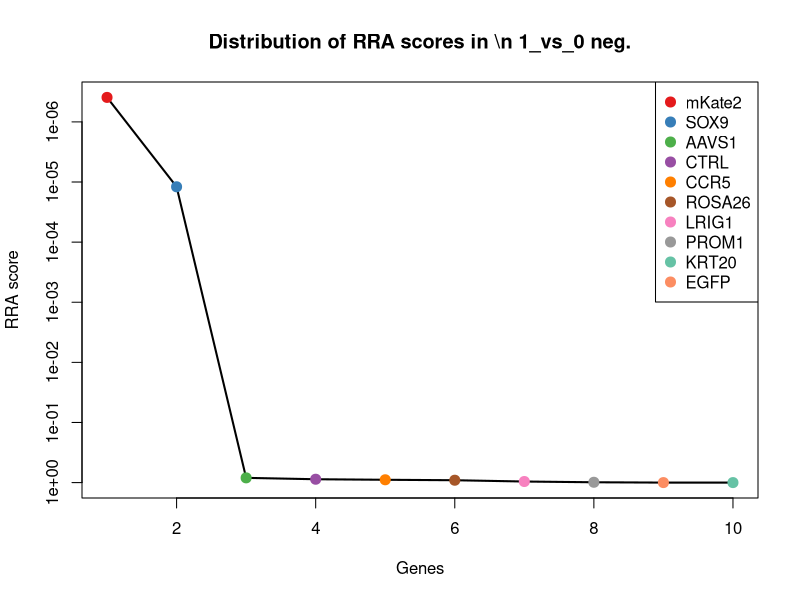
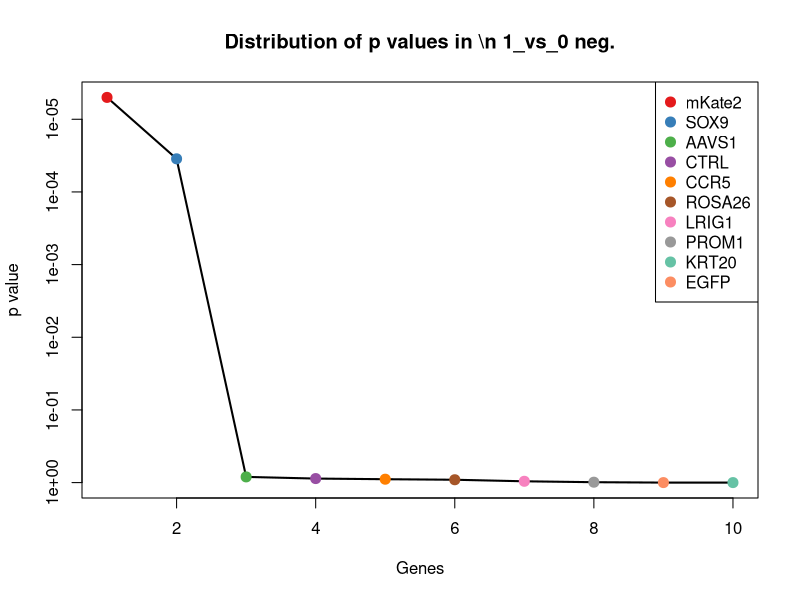
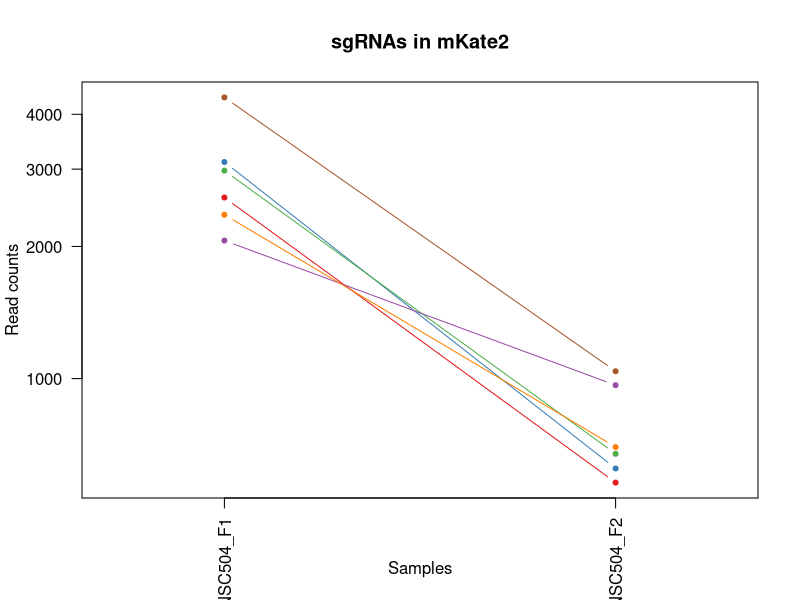
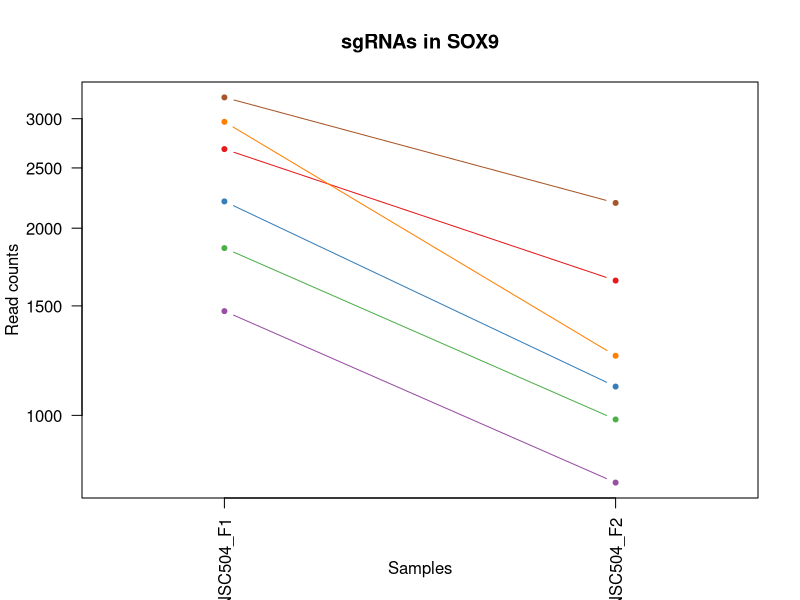
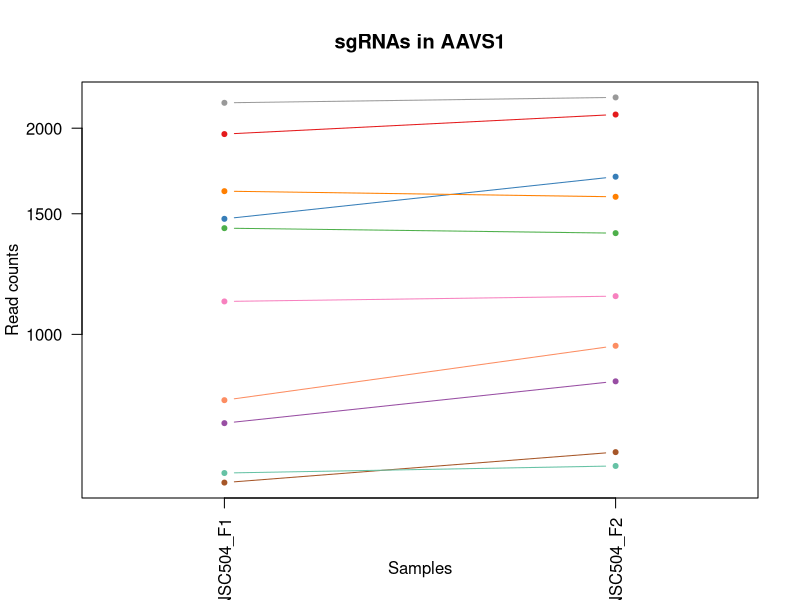
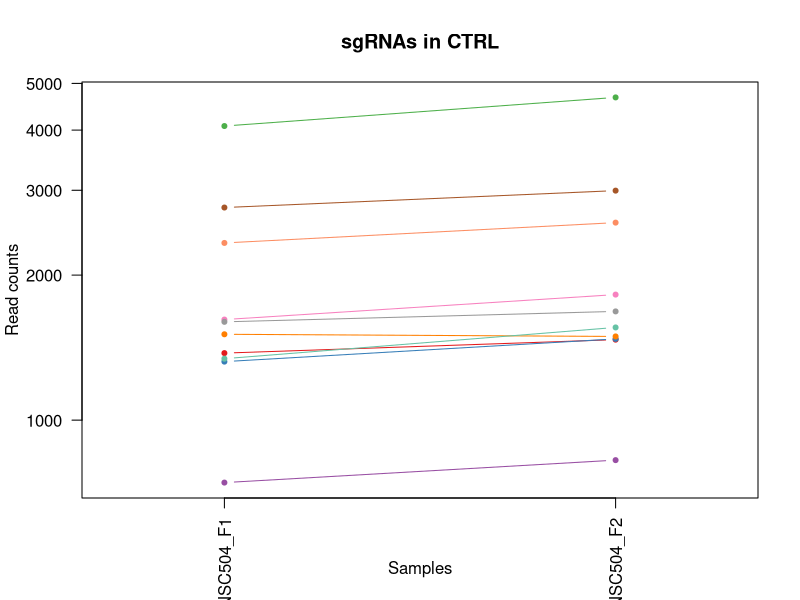
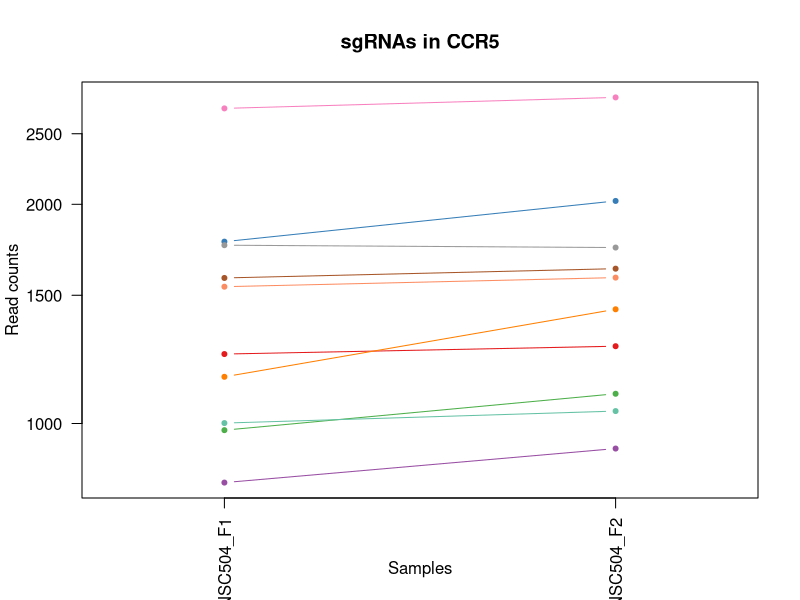
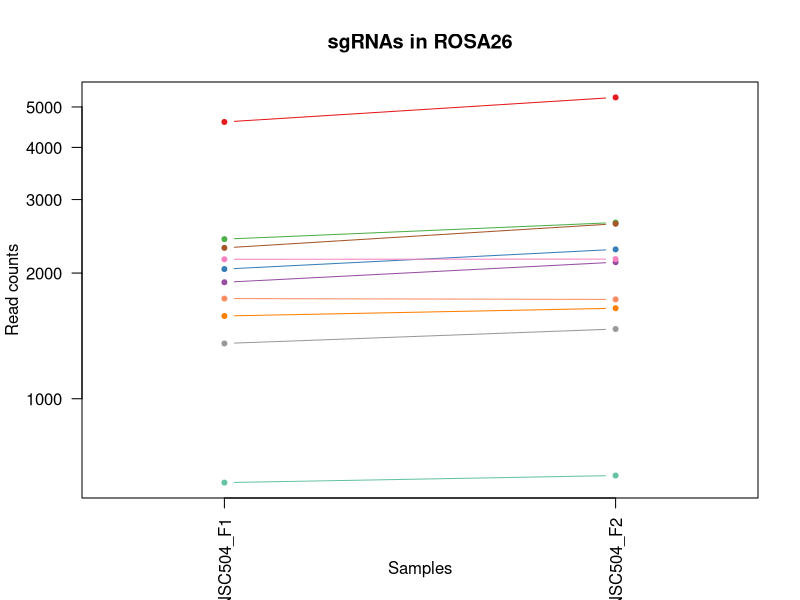

Reproduce these figures in R, in order. (Note: this script raises an error after producing the figures.)
pdf(file='S4A_c0_t1.pdf',width=4.5,height=4.5);
gstable=read.table('S4A_c0_t1.gene_summary.txt',header=T)
# 
#
# parameters
# Do not modify the variables beginning with "__"

# gstablename='__GENE_SUMMARY_FILE__'
startindex=3
# outputfile='__OUTPUT_FILE__'
targetgenelist=c("mKate2","SOX9","AAVS1","CTRL","CCR5","ROSA26","LRIG1","PROM1","KRT20","EGFP")
# samplelabel=sub('.\\w+.\\w+$','',colnames(gstable)[startindex]);
samplelabel='1_vs_0 neg.'


# You need to write some codes in front of this code:
# gstable=read.table(gstablename,header=T)
# pdf(file=outputfile,width=6,height=6)


# set up color using RColorBrewer
#library(RColorBrewer)
#colors <- brewer.pal(length(targetgenelist), "Set1")

colors=c( "#E41A1C", "#377EB8", "#4DAF4A", "#984EA3", "#FF7F00",  "#A65628", "#F781BF",
          "#999999", "#66C2A5", "#FC8D62", "#8DA0CB", "#E78AC3", "#A6D854", "#FFD92F", "#E5C494", "#B3B3B3", 
          "#8DD3C7", "#FFFFB3", "#BEBADA", "#FB8072", "#80B1D3", "#FDB462", "#B3DE69", "#FCCDE5",
          "#D9D9D9", "#BC80BD", "#CCEBC5", "#FFED6F")

######
# function definition

plotrankedvalues<-function(val, tglist, ...){
  
  plot(val,log='y',ylim=c(max(val),min(val)),type='l',lwd=2, ...)
  if(length(tglist)>0){
    for(i in 1:length(tglist)){
      targetgene=tglist[i];
      tx=which(names(val)==targetgene);ty=val[targetgene];
      points(tx,ty,col=colors[(i %% length(colors)) ],cex=2,pch=20)
      # text(tx+50,ty,targetgene,col=colors[i])
    }
    legend('topright',tglist,pch=20,pt.cex = 2,cex=1,col=colors)
  }
}



plotrandvalues<-function(val,targetgenelist, ...){
  # choose the one with the best distance distribution
  
  mindiffvalue=0;
  randval=val;
  for(i in 1:20){
    randval0=sample(val)
    vindex=sort(which(names(randval0) %in% targetgenelist))
    if(max(vindex)>0.9*length(val)){
      # print('pass...')
      next;
    }
    mindiffind=min(diff(vindex));
    if (mindiffind > mindiffvalue){
      mindiffvalue=mindiffind;
      randval=randval0;
      # print(paste('Diff: ',mindiffvalue))
    }
  }
  plot(randval,log='y',ylim=c(max(randval),min(randval)),pch=20,col='grey', ...)
  
  if(length(targetgenelist)>0){
    for(i in 1:length(targetgenelist)){
      targetgene=targetgenelist[i];
      tx=which(names(randval)==targetgene);ty=randval[targetgene];
      points(tx,ty,col=colors[(i %% length(colors)) ],cex=2,pch=20)
      text(tx+50,ty,targetgene,col=colors[i])
    }
  }
  
}




# set.seed(1235)



pvec=gstable[,startindex]
names(pvec)=gstable[,'id']
pvec=sort(pvec);

plotrankedvalues(pvec,targetgenelist,xlab='Genes',ylab='RRA score',main=paste('Distribution of RRA scores in \\n',samplelabel))

# plotrandvalues(pvec,targetgenelist,xlab='Genes',ylab='RRA score',main=paste('Distribution of RRA scores in \\n',samplelabel))


pvec=gstable[,startindex+1]
names(pvec)=gstable[,'id']
pvec=sort(pvec);

plotrankedvalues(pvec,targetgenelist,xlab='Genes',ylab='p value',main=paste('Distribution of p values in \\n',samplelabel))

# plotrandvalues(pvec,targetgenelist,xlab='Genes',ylab='p value',main=paste('Distribution of p values in \\n',samplelabel))



# you need to write after this code:
# dev.off()






# parameters
# Do not modify the variables beginning with "__"
targetmat=list(c(2583.8303379150825,578.5228239691439),c(3113.2175577592857,623.0918028549843),c(2975.3197830537315,672.9041910215118),c(2061.4548693270945,964.7873076464273),c(2360.6229229255846,697.3734343313849),c(4369.489657831069,1038.1950375760468))
targetgene="mKate2"
collabel=c("S25_MNSC504_F1","S26_MNSC504_F2")

# set up color using RColorBrewer
#library(RColorBrewer)
#colors <- brewer.pal(length(targetgenelist), "Set1")

colors=c( "#E41A1C", "#377EB8", "#4DAF4A", "#984EA3", "#FF7F00",  "#A65628", "#F781BF",
          "#999999", "#66C2A5", "#FC8D62", "#8DA0CB", "#E78AC3", "#A6D854", "#FFD92F", "#E5C494", "#B3B3B3", 
          "#8DD3C7", "#FFFFB3", "#BEBADA", "#FB8072", "#80B1D3", "#FDB462", "#B3DE69", "#FCCDE5",
          "#D9D9D9", "#BC80BD", "#CCEBC5", "#FFED6F")


## code

targetmatvec=unlist(targetmat)+1
yrange=range(targetmatvec[targetmatvec>0]);
# yrange[1]=1; # set the minimum value to 1
for(i in 1:length(targetmat)){
  vali=targetmat[[i]]+1;
  if(i==1){
    plot(1:length(vali),vali,type='b',las=1,pch=20,main=paste('sgRNAs in',targetgene),ylab='Read counts',xlab='Samples',xlim=c(0.7,length(vali)+0.3),ylim = yrange,col=colors[(i %% length(colors))],xaxt='n',log='y')
    axis(1,at=1:length(vali),labels=(collabel),las=2)
    # lines(0:100,rep(1,101),col='black');
  }else{
    lines(1:length(vali),vali,type='b',pch=20,col=colors[(i %% length(colors))])
  }
}




# parameters
# Do not modify the variables beginning with "__"
targetmat=list(c(2679.657605083349,1646.4305141357509),c(2207.533020498232,1111.6027675056662),c(1856.9454576875019,984.0131416756134),c(1470.1305133863293,778.6462781820351),c(2964.8021561694095,1246.1836057099686),c(3245.272206417994,2195.2406855143345))
targetgene="SOX9"
collabel=c("S25_MNSC504_F1","S26_MNSC504_F2")

# set up color using RColorBrewer
#library(RColorBrewer)
#colors <- brewer.pal(length(targetgenelist), "Set1")

colors=c( "#E41A1C", "#377EB8", "#4DAF4A", "#984EA3", "#FF7F00",  "#A65628", "#F781BF",
          "#999999", "#66C2A5", "#FC8D62", "#8DA0CB", "#E78AC3", "#A6D854", "#FFD92F", "#E5C494", "#B3B3B3", 
          "#8DD3C7", "#FFFFB3", "#BEBADA", "#FB8072", "#80B1D3", "#FDB462", "#B3DE69", "#FCCDE5",
          "#D9D9D9", "#BC80BD", "#CCEBC5", "#FFED6F")


## code

targetmatvec=unlist(targetmat)+1
yrange=range(targetmatvec[targetmatvec>0]);
# yrange[1]=1; # set the minimum value to 1
for(i in 1:length(targetmat)){
  vali=targetmat[[i]]+1;
  if(i==1){
    plot(1:length(vali),vali,type='b',las=1,pch=20,main=paste('sgRNAs in',targetgene),ylab='Read counts',xlab='Samples',xlim=c(0.7,length(vali)+0.3),ylim = yrange,col=colors[(i %% length(colors))],xaxt='n',log='y')
    axis(1,at=1:length(vali),labels=(collabel),las=2)
    # lines(0:100,rep(1,101),col='black');
  }else{
    lines(1:length(vali),vali,type='b',pch=20,col=colors[(i %% length(colors))])
  }
}




# parameters
# Do not modify the variables beginning with "__"
targetmat=list(c(1959.7844761119827,2092.994204540936),c(1473.6363890144366,1697.990705395841),c(1428.0600058490415,1404.3597856773629),c(740.9083827400102,852.9279096584357),c(1617.3772897668362,1587.0052089546305),c(606.5164836625635,672.0302894747306),c(1116.0370749474916,1136.0720108155394),c(2177.1487650546355,2217.088224183864),c(626.3831122218382,641.4437353373892),c(800.5082684178343,961.2917014593025))
targetgene="AAVS1"
collabel=c("S25_MNSC504_F1","S26_MNSC504_F2")

# set up color using RColorBrewer
#library(RColorBrewer)
#colors <- brewer.pal(length(targetgenelist), "Set1")

colors=c( "#E41A1C", "#377EB8", "#4DAF4A", "#984EA3", "#FF7F00",  "#A65628", "#F781BF",
          "#999999", "#66C2A5", "#FC8D62", "#8DA0CB", "#E78AC3", "#A6D854", "#FFD92F", "#E5C494", "#B3B3B3", 
          "#8DD3C7", "#FFFFB3", "#BEBADA", "#FB8072", "#80B1D3", "#FDB462", "#B3DE69", "#FCCDE5",
          "#D9D9D9", "#BC80BD", "#CCEBC5", "#FFED6F")


## code

targetmatvec=unlist(targetmat)+1
yrange=range(targetmatvec[targetmatvec>0]);
# yrange[1]=1; # set the minimum value to 1
for(i in 1:length(targetmat)){
  vali=targetmat[[i]]+1;
  if(i==1){
    plot(1:length(vali),vali,type='b',las=1,pch=20,main=paste('sgRNAs in',targetgene),ylab='Read counts',xlab='Samples',xlim=c(0.7,length(vali)+0.3),ylim = yrange,col=colors[(i %% length(colors))],xaxt='n',log='y')
    axis(1,at=1:length(vali),labels=(collabel),las=2)
    # lines(0:100,rep(1,101),col='black');
  }else{
    lines(1:length(vali),vali,type='b',pch=20,col=colors[(i %% length(colors))])
  }
}




# parameters
# Do not modify the variables beginning with "__"
targetmat=list(c(1376.6404966368011,1468.1545985923894),c(1321.7151117964534,1473.3980078730765),c(4077.333355488794,4675.373275279335),c(740.9083827400102,824.9630601614379),c(1506.3578948767715,1490.8760388087),c(2761.461369739186,2993.986699272337),c(1616.208664557467,1821.2108234919879),c(1598.6792864169304,1680.512674460217),c(1340.4131151463591,1556.418654817289),c(2331.407292691357,2569.2705475366815))
targetgene="CTRL"
collabel=c("S25_MNSC504_F1","S26_MNSC504_F2")

# set up color using RColorBrewer
#library(RColorBrewer)
#colors <- brewer.pal(length(targetgenelist), "Set1")

colors=c( "#E41A1C", "#377EB8", "#4DAF4A", "#984EA3", "#FF7F00",  "#A65628", "#F781BF",
          "#999999", "#66C2A5", "#FC8D62", "#8DA0CB", "#E78AC3", "#A6D854", "#FFD92F", "#E5C494", "#B3B3B3", 
          "#8DD3C7", "#FFFFB3", "#BEBADA", "#FB8072", "#80B1D3", "#FDB462", "#B3DE69", "#FCCDE5",
          "#D9D9D9", "#BC80BD", "#CCEBC5", "#FFED6F")


## code

targetmatvec=unlist(targetmat)+1
yrange=range(targetmatvec[targetmatvec>0]);
# yrange[1]=1; # set the minimum value to 1
for(i in 1:length(targetmat)){
  vali=targetmat[[i]]+1;
  if(i==1){
    plot(1:length(vali),vali,type='b',las=1,pch=20,main=paste('sgRNAs in',targetgene),ylab='Read counts',xlab='Samples',xlim=c(0.7,length(vali)+0.3),ylim = yrange,col=colors[(i %% length(colors))],xaxt='n',log='y')
    axis(1,at=1:length(vali),labels=(collabel),las=2)
    # lines(0:100,rep(1,101),col='black');
  }else{
    lines(1:length(vali),vali,type='b',pch=20,col=colors[(i %% length(colors))])
  }
}




# parameters
# Do not modify the variables beginning with "__"
targetmat=list(c(1244.5858479780927,1275.8962583005289),c(1776.3103182410339,2020.4603761580977),c(978.1393002419377,1097.6203427571672),c(828.5552734426927,922.8400334009305),c(1158.1075824847792,1434.0724382679232),c(1583.4871586951322,1630.7002862936897),c(2707.7046101082074,2803.4761620740387),c(1756.443689681759,1743.4335858284624),c(1000.3431792199506,1039.068939122828),c(1540.2480259484753,1585.257405861068))
targetgene="CCR5"
collabel=c("S25_MNSC504_F1","S26_MNSC504_F2")

# set up color using RColorBrewer
#library(RColorBrewer)
#colors <- brewer.pal(length(targetgenelist), "Set1")

colors=c( "#E41A1C", "#377EB8", "#4DAF4A", "#984EA3", "#FF7F00",  "#A65628", "#F781BF",
          "#999999", "#66C2A5", "#FC8D62", "#8DA0CB", "#E78AC3", "#A6D854", "#FFD92F", "#E5C494", "#B3B3B3", 
          "#8DD3C7", "#FFFFB3", "#BEBADA", "#FB8072", "#80B1D3", "#FDB462", "#B3DE69", "#FCCDE5",
          "#D9D9D9", "#BC80BD", "#CCEBC5", "#FFED6F")


## code

targetmatvec=unlist(targetmat)+1
yrange=range(targetmatvec[targetmatvec>0]);
# yrange[1]=1; # set the minimum value to 1
for(i in 1:length(targetmat)){
  vali=targetmat[[i]]+1;
  if(i==1){
    plot(1:length(vali),vali,type='b',las=1,pch=20,main=paste('sgRNAs in',targetgene),ylab='Read counts',xlab='Samples',xlim=c(0.7,length(vali)+0.3),ylim = yrange,col=colors[(i %% length(colors))],xaxt='n',log='y')
    axis(1,at=1:length(vali),labels=(collabel),las=2)
    # lines(0:100,rep(1,101),col='black');
  }else{
    lines(1:length(vali),vali,type='b',pch=20,col=colors[(i %% length(colors))])
  }
}




# parameters
# Do not modify the variables beginning with "__"
targetmat=list(c(4602.046074495521,5269.62632709054),c(2043.925491186558,2278.2613324585473),c(2410.873806928456,2641.8043759195198),c(1900.1845904341585,2122.7068571314962),c(1577.6440326482866,1646.4305141357509),c(2297.517161619653,2624.326344983896),c(2157.2821364953606,2159.410722096306),c(1355.6052428681573,1468.1545985923894),c(628.7203626405765,653.6783569923257),c(1736.5770611224843,1728.5772595331823))
targetgene="ROSA26"
collabel=c("S25_MNSC504_F1","S26_MNSC504_F2")

# set up color using RColorBrewer
#library(RColorBrewer)
#colors <- brewer.pal(length(targetgenelist), "Set1")

colors=c( "#E41A1C", "#377EB8", "#4DAF4A", "#984EA3", "#FF7F00",  "#A65628", "#F781BF",
          "#999999", "#66C2A5", "#FC8D62", "#8DA0CB", "#E78AC3", "#A6D854", "#FFD92F", "#E5C494", "#B3B3B3", 
          "#8DD3C7", "#FFFFB3", "#BEBADA", "#FB8072", "#80B1D3", "#FDB462", "#B3DE69", "#FCCDE5",
          "#D9D9D9", "#BC80BD", "#CCEBC5", "#FFED6F")


## code

targetmatvec=unlist(targetmat)+1
yrange=range(targetmatvec[targetmatvec>0]);
# yrange[1]=1; # set the minimum value to 1
for(i in 1:length(targetmat)){
  vali=targetmat[[i]]+1;
  if(i==1){
    plot(1:length(vali),vali,type='b',las=1,pch=20,main=paste('sgRNAs in',targetgene),ylab='Read counts',xlab='Samples',xlim=c(0.7,length(vali)+0.3),ylim = yrange,col=colors[(i %% length(colors))],xaxt='n',log='y')
    axis(1,at=1:length(vali),labels=(collabel),las=2)
    # lines(0:100,rep(1,101),col='black');
  }else{
    lines(1:length(vali),vali,type='b',pch=20,col=colors[(i %% length(colors))])
  }
}




# parameters
# Do not modify the variables beginning with "__"
targetmat=list(c(1849.9337064312872,2015.2169668774106),c(1078.6410682476803,1211.2275438387212),c(1199.0094648126978,1380.764443914271),c(2114.043003748704,2277.387430911766),c(3045.4372956158777,3492.984482484393),c(1139.4095791348736,1237.4445902421567))
targetgene="LRIG1"
collabel=c("S25_MNSC504_F1","S26_MNSC504_F2")

# set up color using RColorBrewer
#library(RColorBrewer)
#colors <- brewer.pal(length(targetgenelist), "Set1")

colors=c( "#E41A1C", "#377EB8", "#4DAF4A", "#984EA3", "#FF7F00",  "#A65628", "#F781BF",
          "#999999", "#66C2A5", "#FC8D62", "#8DA0CB", "#E78AC3", "#A6D854", "#FFD92F", "#E5C494", "#B3B3B3", 
          "#8DD3C7", "#FFFFB3", "#BEBADA", "#FB8072", "#80B1D3", "#FDB462", "#B3DE69", "#FCCDE5",
          "#D9D9D9", "#BC80BD", "#CCEBC5", "#FFED6F")


## code

targetmatvec=unlist(targetmat)+1
yrange=range(targetmatvec[targetmatvec>0]);
# yrange[1]=1; # set the minimum value to 1
for(i in 1:length(targetmat)){
  vali=targetmat[[i]]+1;
  if(i==1){
    plot(1:length(vali),vali,type='b',las=1,pch=20,main=paste('sgRNAs in',targetgene),ylab='Read counts',xlab='Samples',xlim=c(0.7,length(vali)+0.3),ylim = yrange,col=colors[(i %% length(colors))],xaxt='n',log='y')
    axis(1,at=1:length(vali),labels=(collabel),las=2)
    # lines(0:100,rep(1,101),col='black');
  }else{
    lines(1:length(vali),vali,type='b',pch=20,col=colors[(i %% length(colors))])
  }
}




# parameters
# Do not modify the variables beginning with "__"
targetmat=list(c(1578.8126578576557,1738.1901765477753),c(2102.356751655013,2562.279335162432),c(1509.8637705048786,1710.2253270507774),c(2595.5165900087736,2832.314913117818),c(1440.9148831521018,1599.239830609567),c(3577.1617658788186,3907.2138156586743))
targetgene="PROM1"
collabel=c("S25_MNSC504_F1","S26_MNSC504_F2")

# set up color using RColorBrewer
#library(RColorBrewer)
#colors <- brewer.pal(length(targetgenelist), "Set1")

colors=c( "#E41A1C", "#377EB8", "#4DAF4A", "#984EA3", "#FF7F00",  "#A65628", "#F781BF",
          "#999999", "#66C2A5", "#FC8D62", "#8DA0CB", "#E78AC3", "#A6D854", "#FFD92F", "#E5C494", "#B3B3B3", 
          "#8DD3C7", "#FFFFB3", "#BEBADA", "#FB8072", "#80B1D3", "#FDB462", "#B3DE69", "#FCCDE5",
          "#D9D9D9", "#BC80BD", "#CCEBC5", "#FFED6F")


## code

targetmatvec=unlist(targetmat)+1
yrange=range(targetmatvec[targetmatvec>0]);
# yrange[1]=1; # set the minimum value to 1
for(i in 1:length(targetmat)){
  vali=targetmat[[i]]+1;
  if(i==1){
    plot(1:length(vali),vali,type='b',las=1,pch=20,main=paste('sgRNAs in',targetgene),ylab='Read counts',xlab='Samples',xlim=c(0.7,length(vali)+0.3),ylim = yrange,col=colors[(i %% length(colors))],xaxt='n',log='y')
    axis(1,at=1:length(vali),labels=(collabel),las=2)
    # lines(0:100,rep(1,101),col='black');
  }else{
    lines(1:length(vali),vali,type='b',pch=20,col=colors[(i %% length(colors))])
  }
}




# parameters
# Do not modify the variables beginning with "__"
targetmat=list(c(785.316140696036,1551.1752455366018),c(1052.93131364156,2191.7450793272096),c(1005.017680057427,1705.8558193168715),c(393.8266955573871,718.3470714541334),c(1195.5035891845905,2502.854029981311),c(610.0223592906708,1256.6704242713429))
targetgene="KRT20"
collabel=c("S25_MNSC504_F1","S26_MNSC504_F2")

# set up color using RColorBrewer
#library(RColorBrewer)
#colors <- brewer.pal(length(targetgenelist), "Set1")

colors=c( "#E41A1C", "#377EB8", "#4DAF4A", "#984EA3", "#FF7F00",  "#A65628", "#F781BF",
          "#999999", "#66C2A5", "#FC8D62", "#8DA0CB", "#E78AC3", "#A6D854", "#FFD92F", "#E5C494", "#B3B3B3", 
          "#8DD3C7", "#FFFFB3", "#BEBADA", "#FB8072", "#80B1D3", "#FDB462", "#B3DE69", "#FCCDE5",
          "#D9D9D9", "#BC80BD", "#CCEBC5", "#FFED6F")


## code

targetmatvec=unlist(targetmat)+1
yrange=range(targetmatvec[targetmatvec>0]);
# yrange[1]=1; # set the minimum value to 1
for(i in 1:length(targetmat)){
  vali=targetmat[[i]]+1;
  if(i==1){
    plot(1:length(vali),vali,type='b',las=1,pch=20,main=paste('sgRNAs in',targetgene),ylab='Read counts',xlab='Samples',xlim=c(0.7,length(vali)+0.3),ylim = yrange,col=colors[(i %% length(colors))],xaxt='n',log='y')
    axis(1,at=1:length(vali),labels=(collabel),las=2)
    # lines(0:100,rep(1,101),col='black');
  }else{
    lines(1:length(vali),vali,type='b',pch=20,col=colors[(i %% length(colors))])
  }
}




# parameters
# Do not modify the variables beginning with "__"
targetmat=list(c(712.8613777151518,1930.4485168396359),c(911.5276633078989,2402.355352101475),c(501.3402148193444,1386.8817547417393),c(654.4301172466967,1235.6967871485945),c(802.8455188365725,2066.7771581375005),c(1619.7145401855742,2453.041641814784))
targetgene="EGFP"
collabel=c("S25_MNSC504_F1","S26_MNSC504_F2")

# set up color using RColorBrewer
#library(RColorBrewer)
#colors <- brewer.pal(length(targetgenelist), "Set1")

colors=c( "#E41A1C", "#377EB8", "#4DAF4A", "#984EA3", "#FF7F00",  "#A65628", "#F781BF",
          "#999999", "#66C2A5", "#FC8D62", "#8DA0CB", "#E78AC3", "#A6D854", "#FFD92F", "#E5C494", "#B3B3B3", 
          "#8DD3C7", "#FFFFB3", "#BEBADA", "#FB8072", "#80B1D3", "#FDB462", "#B3DE69", "#FCCDE5",
          "#D9D9D9", "#BC80BD", "#CCEBC5", "#FFED6F")


## code

targetmatvec=unlist(targetmat)+1
yrange=range(targetmatvec[targetmatvec>0]);
# yrange[1]=1; # set the minimum value to 1
for(i in 1:length(targetmat)){
  vali=targetmat[[i]]+1;
  if(i==1){
    plot(1:length(vali),vali,type='b',las=1,pch=20,main=paste('sgRNAs in',targetgene),ylab='Read counts',xlab='Samples',xlim=c(0.7,length(vali)+0.3),ylim = yrange,col=colors[(i %% length(colors))],xaxt='n',log='y')
    axis(1,at=1:length(vali),labels=(collabel),las=2)
    # lines(0:100,rep(1,101),col='black');
  }else{
    lines(1:length(vali),vali,type='b',pch=20,col=colors[(i %% length(colors))])
  }
}



# 
#
# parameters
# Do not modify the variables beginning with "__"

# gstablename='__GENE_SUMMARY_FILE__'
startindex=9
# outputfile='__OUTPUT_FILE__'
targetgenelist=c("EGFP","KRT20","PROM1","LRIG1","ROSA26","CTRL","CCR5","AAVS1","SOX9","mKate2")
# samplelabel=sub('.\\w+.\\w+$','',colnames(gstable)[startindex]);
samplelabel='1_vs_0 pos.'


# You need to write some codes in front of this code:
# gstable=read.table(gstablename,header=T)
# pdf(file=outputfile,width=6,height=6)


# set up color using RColorBrewer
#library(RColorBrewer)
#colors <- brewer.pal(length(targetgenelist), "Set1")

colors=c( "#E41A1C", "#377EB8", "#4DAF4A", "#984EA3", "#FF7F00",  "#A65628", "#F781BF",
          "#999999", "#66C2A5", "#FC8D62", "#8DA0CB", "#E78AC3", "#A6D854", "#FFD92F", "#E5C494", "#B3B3B3", 
          "#8DD3C7", "#FFFFB3", "#BEBADA", "#FB8072", "#80B1D3", "#FDB462", "#B3DE69", "#FCCDE5",
          "#D9D9D9", "#BC80BD", "#CCEBC5", "#FFED6F")

######
# function definition

plotrankedvalues<-function(val, tglist, ...){
  
  plot(val,log='y',ylim=c(max(val),min(val)),type='l',lwd=2, ...)
  if(length(tglist)>0){
    for(i in 1:length(tglist)){
      targetgene=tglist[i];
      tx=which(names(val)==targetgene);ty=val[targetgene];
      points(tx,ty,col=colors[(i %% length(colors)) ],cex=2,pch=20)
      # text(tx+50,ty,targetgene,col=colors[i])
    }
    legend('topright',tglist,pch=20,pt.cex = 2,cex=1,col=colors)
  }
}



plotrandvalues<-function(val,targetgenelist, ...){
  # choose the one with the best distance distribution
  
  mindiffvalue=0;
  randval=val;
  for(i in 1:20){
    randval0=sample(val)
    vindex=sort(which(names(randval0) %in% targetgenelist))
    if(max(vindex)>0.9*length(val)){
      # print('pass...')
      next;
    }
    mindiffind=min(diff(vindex));
    if (mindiffind > mindiffvalue){
      mindiffvalue=mindiffind;
      randval=randval0;
      # print(paste('Diff: ',mindiffvalue))
    }
  }
  plot(randval,log='y',ylim=c(max(randval),min(randval)),pch=20,col='grey', ...)
  
  if(length(targetgenelist)>0){
    for(i in 1:length(targetgenelist)){
      targetgene=targetgenelist[i];
      tx=which(names(randval)==targetgene);ty=randval[targetgene];
      points(tx,ty,col=colors[(i %% length(colors)) ],cex=2,pch=20)
      text(tx+50,ty,targetgene,col=colors[i])
    }
  }
  
}




# set.seed(1235)



pvec=gstable[,startindex]
names(pvec)=gstable[,'id']
pvec=sort(pvec);

plotrankedvalues(pvec,targetgenelist,xlab='Genes',ylab='RRA score',main=paste('Distribution of RRA scores in \\n',samplelabel))

# plotrandvalues(pvec,targetgenelist,xlab='Genes',ylab='RRA score',main=paste('Distribution of RRA scores in \\n',samplelabel))


pvec=gstable[,startindex+1]
names(pvec)=gstable[,'id']
pvec=sort(pvec);

plotrankedvalues(pvec,targetgenelist,xlab='Genes',ylab='p value',main=paste('Distribution of p values in \\n',samplelabel))

# plotrandvalues(pvec,targetgenelist,xlab='Genes',ylab='p value',main=paste('Distribution of p values in \\n',samplelabel))



# you need to write after this code:
# dev.off()






# parameters
# Do not modify the variables beginning with "__"
targetmat=list(c(712.8613777151518,1930.4485168396359),c(911.5276633078989,2402.355352101475),c(501.3402148193444,1386.8817547417393),c(654.4301172466967,1235.6967871485945),c(802.8455188365725,2066.7771581375005),c(1619.7145401855742,2453.041641814784))
targetgene="EGFP"
collabel=c("S25_MNSC504_F1","S26_MNSC504_F2")

# set up color using RColorBrewer
#library(RColorBrewer)
#colors <- brewer.pal(length(targetgenelist), "Set1")

colors=c( "#E41A1C", "#377EB8", "#4DAF4A", "#984EA3", "#FF7F00",  "#A65628", "#F781BF",
          "#999999", "#66C2A5", "#FC8D62", "#8DA0CB", "#E78AC3", "#A6D854", "#FFD92F", "#E5C494", "#B3B3B3", 
          "#8DD3C7", "#FFFFB3", "#BEBADA", "#FB8072", "#80B1D3", "#FDB462", "#B3DE69", "#FCCDE5",
          "#D9D9D9", "#BC80BD", "#CCEBC5", "#FFED6F")


## code

targetmatvec=unlist(targetmat)+1
yrange=range(targetmatvec[targetmatvec>0]);
# yrange[1]=1; # set the minimum value to 1
for(i in 1:length(targetmat)){
  vali=targetmat[[i]]+1;
  if(i==1){
    plot(1:length(vali),vali,type='b',las=1,pch=20,main=paste('sgRNAs in',targetgene),ylab='Read counts',xlab='Samples',xlim=c(0.7,length(vali)+0.3),ylim = yrange,col=colors[(i %% length(colors))],xaxt='n',log='y')
    axis(1,at=1:length(vali),labels=(collabel),las=2)
    # lines(0:100,rep(1,101),col='black');
  }else{
    lines(1:length(vali),vali,type='b',pch=20,col=colors[(i %% length(colors))])
  }
}




# parameters
# Do not modify the variables beginning with "__"
targetmat=list(c(785.316140696036,1551.1752455366018),c(1052.93131364156,2191.7450793272096),c(1005.017680057427,1705.8558193168715),c(393.8266955573871,718.3470714541334),c(1195.5035891845905,2502.854029981311),c(610.0223592906708,1256.6704242713429))
targetgene="KRT20"
collabel=c("S25_MNSC504_F1","S26_MNSC504_F2")

# set up color using RColorBrewer
#library(RColorBrewer)
#colors <- brewer.pal(length(targetgenelist), "Set1")

colors=c( "#E41A1C", "#377EB8", "#4DAF4A", "#984EA3", "#FF7F00",  "#A65628", "#F781BF",
          "#999999", "#66C2A5", "#FC8D62", "#8DA0CB", "#E78AC3", "#A6D854", "#FFD92F", "#E5C494", "#B3B3B3", 
          "#8DD3C7", "#FFFFB3", "#BEBADA", "#FB8072", "#80B1D3", "#FDB462", "#B3DE69", "#FCCDE5",
          "#D9D9D9", "#BC80BD", "#CCEBC5", "#FFED6F")


## code

targetmatvec=unlist(targetmat)+1
yrange=range(targetmatvec[targetmatvec>0]);
# yrange[1]=1; # set the minimum value to 1
for(i in 1:length(targetmat)){
  vali=targetmat[[i]]+1;
  if(i==1){
    plot(1:length(vali),vali,type='b',las=1,pch=20,main=paste('sgRNAs in',targetgene),ylab='Read counts',xlab='Samples',xlim=c(0.7,length(vali)+0.3),ylim = yrange,col=colors[(i %% length(colors))],xaxt='n',log='y')
    axis(1,at=1:length(vali),labels=(collabel),las=2)
    # lines(0:100,rep(1,101),col='black');
  }else{
    lines(1:length(vali),vali,type='b',pch=20,col=colors[(i %% length(colors))])
  }
}




# parameters
# Do not modify the variables beginning with "__"
targetmat=list(c(1578.8126578576557,1738.1901765477753),c(2102.356751655013,2562.279335162432),c(1509.8637705048786,1710.2253270507774),c(2595.5165900087736,2832.314913117818),c(1440.9148831521018,1599.239830609567),c(3577.1617658788186,3907.2138156586743))
targetgene="PROM1"
collabel=c("S25_MNSC504_F1","S26_MNSC504_F2")

# set up color using RColorBrewer
#library(RColorBrewer)
#colors <- brewer.pal(length(targetgenelist), "Set1")

colors=c( "#E41A1C", "#377EB8", "#4DAF4A", "#984EA3", "#FF7F00",  "#A65628", "#F781BF",
          "#999999", "#66C2A5", "#FC8D62", "#8DA0CB", "#E78AC3", "#A6D854", "#FFD92F", "#E5C494", "#B3B3B3", 
          "#8DD3C7", "#FFFFB3", "#BEBADA", "#FB8072", "#80B1D3", "#FDB462", "#B3DE69", "#FCCDE5",
          "#D9D9D9", "#BC80BD", "#CCEBC5", "#FFED6F")


## code

targetmatvec=unlist(targetmat)+1
yrange=range(targetmatvec[targetmatvec>0]);
# yrange[1]=1; # set the minimum value to 1
for(i in 1:length(targetmat)){
  vali=targetmat[[i]]+1;
  if(i==1){
    plot(1:length(vali),vali,type='b',las=1,pch=20,main=paste('sgRNAs in',targetgene),ylab='Read counts',xlab='Samples',xlim=c(0.7,length(vali)+0.3),ylim = yrange,col=colors[(i %% length(colors))],xaxt='n',log='y')
    axis(1,at=1:length(vali),labels=(collabel),las=2)
    # lines(0:100,rep(1,101),col='black');
  }else{
    lines(1:length(vali),vali,type='b',pch=20,col=colors[(i %% length(colors))])
  }
}




# parameters
# Do not modify the variables beginning with "__"
targetmat=list(c(1849.9337064312872,2015.2169668774106),c(1078.6410682476803,1211.2275438387212),c(1199.0094648126978,1380.764443914271),c(2114.043003748704,2277.387430911766),c(3045.4372956158777,3492.984482484393),c(1139.4095791348736,1237.4445902421567))
targetgene="LRIG1"
collabel=c("S25_MNSC504_F1","S26_MNSC504_F2")

# set up color using RColorBrewer
#library(RColorBrewer)
#colors <- brewer.pal(length(targetgenelist), "Set1")

colors=c( "#E41A1C", "#377EB8", "#4DAF4A", "#984EA3", "#FF7F00",  "#A65628", "#F781BF",
          "#999999", "#66C2A5", "#FC8D62", "#8DA0CB", "#E78AC3", "#A6D854", "#FFD92F", "#E5C494", "#B3B3B3", 
          "#8DD3C7", "#FFFFB3", "#BEBADA", "#FB8072", "#80B1D3", "#FDB462", "#B3DE69", "#FCCDE5",
          "#D9D9D9", "#BC80BD", "#CCEBC5", "#FFED6F")


## code

targetmatvec=unlist(targetmat)+1
yrange=range(targetmatvec[targetmatvec>0]);
# yrange[1]=1; # set the minimum value to 1
for(i in 1:length(targetmat)){
  vali=targetmat[[i]]+1;
  if(i==1){
    plot(1:length(vali),vali,type='b',las=1,pch=20,main=paste('sgRNAs in',targetgene),ylab='Read counts',xlab='Samples',xlim=c(0.7,length(vali)+0.3),ylim = yrange,col=colors[(i %% length(colors))],xaxt='n',log='y')
    axis(1,at=1:length(vali),labels=(collabel),las=2)
    # lines(0:100,rep(1,101),col='black');
  }else{
    lines(1:length(vali),vali,type='b',pch=20,col=colors[(i %% length(colors))])
  }
}




# parameters
# Do not modify the variables beginning with "__"
targetmat=list(c(4602.046074495521,5269.62632709054),c(2043.925491186558,2278.2613324585473),c(2410.873806928456,2641.8043759195198),c(1900.1845904341585,2122.7068571314962),c(1577.6440326482866,1646.4305141357509),c(2297.517161619653,2624.326344983896),c(2157.2821364953606,2159.410722096306),c(1355.6052428681573,1468.1545985923894),c(628.7203626405765,653.6783569923257),c(1736.5770611224843,1728.5772595331823))
targetgene="ROSA26"
collabel=c("S25_MNSC504_F1","S26_MNSC504_F2")

# set up color using RColorBrewer
#library(RColorBrewer)
#colors <- brewer.pal(length(targetgenelist), "Set1")

colors=c( "#E41A1C", "#377EB8", "#4DAF4A", "#984EA3", "#FF7F00",  "#A65628", "#F781BF",
          "#999999", "#66C2A5", "#FC8D62", "#8DA0CB", "#E78AC3", "#A6D854", "#FFD92F", "#E5C494", "#B3B3B3", 
          "#8DD3C7", "#FFFFB3", "#BEBADA", "#FB8072", "#80B1D3", "#FDB462", "#B3DE69", "#FCCDE5",
          "#D9D9D9", "#BC80BD", "#CCEBC5", "#FFED6F")


## code

targetmatvec=unlist(targetmat)+1
yrange=range(targetmatvec[targetmatvec>0]);
# yrange[1]=1; # set the minimum value to 1
for(i in 1:length(targetmat)){
  vali=targetmat[[i]]+1;
  if(i==1){
    plot(1:length(vali),vali,type='b',las=1,pch=20,main=paste('sgRNAs in',targetgene),ylab='Read counts',xlab='Samples',xlim=c(0.7,length(vali)+0.3),ylim = yrange,col=colors[(i %% length(colors))],xaxt='n',log='y')
    axis(1,at=1:length(vali),labels=(collabel),las=2)
    # lines(0:100,rep(1,101),col='black');
  }else{
    lines(1:length(vali),vali,type='b',pch=20,col=colors[(i %% length(colors))])
  }
}




# parameters
# Do not modify the variables beginning with "__"
targetmat=list(c(1376.6404966368011,1468.1545985923894),c(1321.7151117964534,1473.3980078730765),c(4077.333355488794,4675.373275279335),c(740.9083827400102,824.9630601614379),c(1506.3578948767715,1490.8760388087),c(2761.461369739186,2993.986699272337),c(1616.208664557467,1821.2108234919879),c(1598.6792864169304,1680.512674460217),c(1340.4131151463591,1556.418654817289),c(2331.407292691357,2569.2705475366815))
targetgene="CTRL"
collabel=c("S25_MNSC504_F1","S26_MNSC504_F2")

# set up color using RColorBrewer
#library(RColorBrewer)
#colors <- brewer.pal(length(targetgenelist), "Set1")

colors=c( "#E41A1C", "#377EB8", "#4DAF4A", "#984EA3", "#FF7F00",  "#A65628", "#F781BF",
          "#999999", "#66C2A5", "#FC8D62", "#8DA0CB", "#E78AC3", "#A6D854", "#FFD92F", "#E5C494", "#B3B3B3", 
          "#8DD3C7", "#FFFFB3", "#BEBADA", "#FB8072", "#80B1D3", "#FDB462", "#B3DE69", "#FCCDE5",
          "#D9D9D9", "#BC80BD", "#CCEBC5", "#FFED6F")


## code

targetmatvec=unlist(targetmat)+1
yrange=range(targetmatvec[targetmatvec>0]);
# yrange[1]=1; # set the minimum value to 1
for(i in 1:length(targetmat)){
  vali=targetmat[[i]]+1;
  if(i==1){
    plot(1:length(vali),vali,type='b',las=1,pch=20,main=paste('sgRNAs in',targetgene),ylab='Read counts',xlab='Samples',xlim=c(0.7,length(vali)+0.3),ylim = yrange,col=colors[(i %% length(colors))],xaxt='n',log='y')
    axis(1,at=1:length(vali),labels=(collabel),las=2)
    # lines(0:100,rep(1,101),col='black');
  }else{
    lines(1:length(vali),vali,type='b',pch=20,col=colors[(i %% length(colors))])
  }
}




# parameters
# Do not modify the variables beginning with "__"
targetmat=list(c(1244.5858479780927,1275.8962583005289),c(1776.3103182410339,2020.4603761580977),c(978.1393002419377,1097.6203427571672),c(828.5552734426927,922.8400334009305),c(1158.1075824847792,1434.0724382679232),c(1583.4871586951322,1630.7002862936897),c(2707.7046101082074,2803.4761620740387),c(1756.443689681759,1743.4335858284624),c(1000.3431792199506,1039.068939122828),c(1540.2480259484753,1585.257405861068))
targetgene="CCR5"
collabel=c("S25_MNSC504_F1","S26_MNSC504_F2")

# set up color using RColorBrewer
#library(RColorBrewer)
#colors <- brewer.pal(length(targetgenelist), "Set1")

colors=c( "#E41A1C", "#377EB8", "#4DAF4A", "#984EA3", "#FF7F00",  "#A65628", "#F781BF",
          "#999999", "#66C2A5", "#FC8D62", "#8DA0CB", "#E78AC3", "#A6D854", "#FFD92F", "#E5C494", "#B3B3B3", 
          "#8DD3C7", "#FFFFB3", "#BEBADA", "#FB8072", "#80B1D3", "#FDB462", "#B3DE69", "#FCCDE5",
          "#D9D9D9", "#BC80BD", "#CCEBC5", "#FFED6F")


## code

targetmatvec=unlist(targetmat)+1
yrange=range(targetmatvec[targetmatvec>0]);
# yrange[1]=1; # set the minimum value to 1
for(i in 1:length(targetmat)){
  vali=targetmat[[i]]+1;
  if(i==1){
    plot(1:length(vali),vali,type='b',las=1,pch=20,main=paste('sgRNAs in',targetgene),ylab='Read counts',xlab='Samples',xlim=c(0.7,length(vali)+0.3),ylim = yrange,col=colors[(i %% length(colors))],xaxt='n',log='y')
    axis(1,at=1:length(vali),labels=(collabel),las=2)
    # lines(0:100,rep(1,101),col='black');
  }else{
    lines(1:length(vali),vali,type='b',pch=20,col=colors[(i %% length(colors))])
  }
}




# parameters
# Do not modify the variables beginning with "__"
targetmat=list(c(1959.7844761119827,2092.994204540936),c(1473.6363890144366,1697.990705395841),c(1428.0600058490415,1404.3597856773629),c(740.9083827400102,852.9279096584357),c(1617.3772897668362,1587.0052089546305),c(606.5164836625635,672.0302894747306),c(1116.0370749474916,1136.0720108155394),c(2177.1487650546355,2217.088224183864),c(626.3831122218382,641.4437353373892),c(800.5082684178343,961.2917014593025))
targetgene="AAVS1"
collabel=c("S25_MNSC504_F1","S26_MNSC504_F2")

# set up color using RColorBrewer
#library(RColorBrewer)
#colors <- brewer.pal(length(targetgenelist), "Set1")

colors=c( "#E41A1C", "#377EB8", "#4DAF4A", "#984EA3", "#FF7F00",  "#A65628", "#F781BF",
          "#999999", "#66C2A5", "#FC8D62", "#8DA0CB", "#E78AC3", "#A6D854", "#FFD92F", "#E5C494", "#B3B3B3", 
          "#8DD3C7", "#FFFFB3", "#BEBADA", "#FB8072", "#80B1D3", "#FDB462", "#B3DE69", "#FCCDE5",
          "#D9D9D9", "#BC80BD", "#CCEBC5", "#FFED6F")


## code

targetmatvec=unlist(targetmat)+1
yrange=range(targetmatvec[targetmatvec>0]);
# yrange[1]=1; # set the minimum value to 1
for(i in 1:length(targetmat)){
  vali=targetmat[[i]]+1;
  if(i==1){
    plot(1:length(vali),vali,type='b',las=1,pch=20,main=paste('sgRNAs in',targetgene),ylab='Read counts',xlab='Samples',xlim=c(0.7,length(vali)+0.3),ylim = yrange,col=colors[(i %% length(colors))],xaxt='n',log='y')
    axis(1,at=1:length(vali),labels=(collabel),las=2)
    # lines(0:100,rep(1,101),col='black');
  }else{
    lines(1:length(vali),vali,type='b',pch=20,col=colors[(i %% length(colors))])
  }
}




# parameters
# Do not modify the variables beginning with "__"
targetmat=list(c(2679.657605083349,1646.4305141357509),c(2207.533020498232,1111.6027675056662),c(1856.9454576875019,984.0131416756134),c(1470.1305133863293,778.6462781820351),c(2964.8021561694095,1246.1836057099686),c(3245.272206417994,2195.2406855143345))
targetgene="SOX9"
collabel=c("S25_MNSC504_F1","S26_MNSC504_F2")

# set up color using RColorBrewer
#library(RColorBrewer)
#colors <- brewer.pal(length(targetgenelist), "Set1")

colors=c( "#E41A1C", "#377EB8", "#4DAF4A", "#984EA3", "#FF7F00",  "#A65628", "#F781BF",
          "#999999", "#66C2A5", "#FC8D62", "#8DA0CB", "#E78AC3", "#A6D854", "#FFD92F", "#E5C494", "#B3B3B3", 
          "#8DD3C7", "#FFFFB3", "#BEBADA", "#FB8072", "#80B1D3", "#FDB462", "#B3DE69", "#FCCDE5",
          "#D9D9D9", "#BC80BD", "#CCEBC5", "#FFED6F")


## code

targetmatvec=unlist(targetmat)+1
yrange=range(targetmatvec[targetmatvec>0]);
# yrange[1]=1; # set the minimum value to 1
for(i in 1:length(targetmat)){
  vali=targetmat[[i]]+1;
  if(i==1){
    plot(1:length(vali),vali,type='b',las=1,pch=20,main=paste('sgRNAs in',targetgene),ylab='Read counts',xlab='Samples',xlim=c(0.7,length(vali)+0.3),ylim = yrange,col=colors[(i %% length(colors))],xaxt='n',log='y')
    axis(1,at=1:length(vali),labels=(collabel),las=2)
    # lines(0:100,rep(1,101),col='black');
  }else{
    lines(1:length(vali),vali,type='b',pch=20,col=colors[(i %% length(colors))])
  }
}




# parameters
# Do not modify the variables beginning with "__"
targetmat=list(c(2583.8303379150825,578.5228239691439),c(3113.2175577592857,623.0918028549843),c(2975.3197830537315,672.9041910215118),c(2061.4548693270945,964.7873076464273),c(2360.6229229255846,697.3734343313849),c(4369.489657831069,1038.1950375760468))
targetgene="mKate2"
collabel=c("S25_MNSC504_F1","S26_MNSC504_F2")

# set up color using RColorBrewer
#library(RColorBrewer)
#colors <- brewer.pal(length(targetgenelist), "Set1")

colors=c( "#E41A1C", "#377EB8", "#4DAF4A", "#984EA3", "#FF7F00",  "#A65628", "#F781BF",
          "#999999", "#66C2A5", "#FC8D62", "#8DA0CB", "#E78AC3", "#A6D854", "#FFD92F", "#E5C494", "#B3B3B3", 
          "#8DD3C7", "#FFFFB3", "#BEBADA", "#FB8072", "#80B1D3", "#FDB462", "#B3DE69", "#FCCDE5",
          "#D9D9D9", "#BC80BD", "#CCEBC5", "#FFED6F")


## code

targetmatvec=unlist(targetmat)+1
yrange=range(targetmatvec[targetmatvec>0]);
# yrange[1]=1; # set the minimum value to 1
for(i in 1:length(targetmat)){
  vali=targetmat[[i]]+1;
  if(i==1){
    plot(1:length(vali),vali,type='b',las=1,pch=20,main=paste('sgRNAs in',targetgene),ylab='Read counts',xlab='Samples',xlim=c(0.7,length(vali)+0.3),ylim = yrange,col=colors[(i %% length(colors))],xaxt='n',log='y')
    axis(1,at=1:length(vali),labels=(collabel),las=2)
    # lines(0:100,rep(1,101),col='black');
  }else{
    lines(1:length(vali),vali,type='b',pch=20,col=colors[(i %% length(colors))])
  }
}



dev.off()
Sweave("S4A_c0_t1_summary.Rnw");
library(tools);

texi2dvi("S4A_c0_t1_summary.tex",pdf=TRUE);
